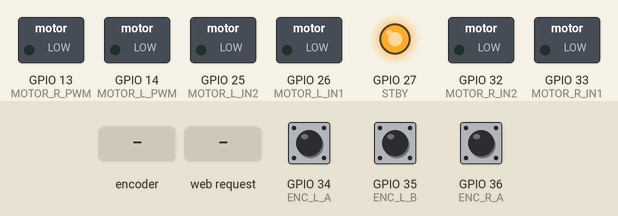
Recording of a sketch running on a simulated ESP32. On the bench: switched loads named in the sketch (green lamp = pin HIGH), output pins drawn as LEDs (lit = HIGH). Inputs (shaded band) come from the test bench; at power-on: GPIO 34 (ENC_L_A) HIGH, GPIO 35 (ENC_L_B) HIGH, GPIO 36 (ENC_R_A) HIGH. WiFi joins after 1.5 s; servers stay silent unless stated; what the sketch prints to the serial monitor is not drawn.

Above: at 2.7 s.
2.8 s: rotary encoder on GPIO 34 (ENC_L_A) / GPIO 35 (ENC_L_B) turned 1 step (first pin leading)
At 4.1 s:
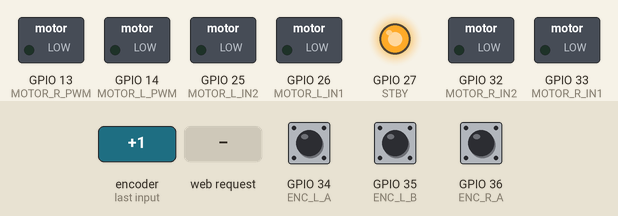
4.5 s: HTTP request GET /forward received
At 4.8 s:
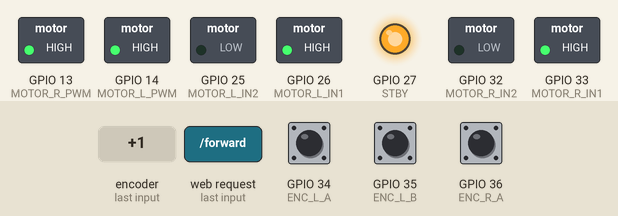
6.0 s: HTTP request GET /backward received
At 7.2 s:
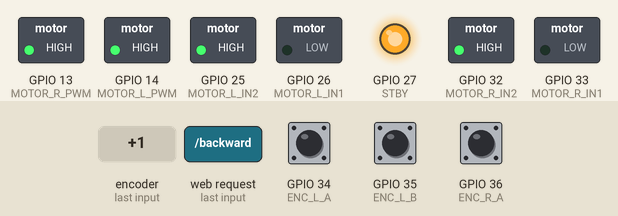
7.5 s: HTTP request GET /left received
At 8.7 s:
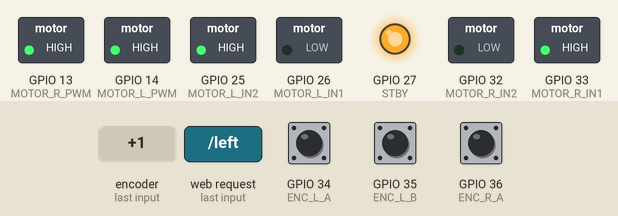
9.0 s: HTTP request GET /right received
At 9.7 s:
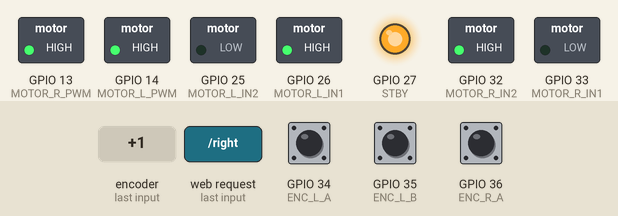
10.5 s: HTTP request GET /stop received
At 11.5 s:
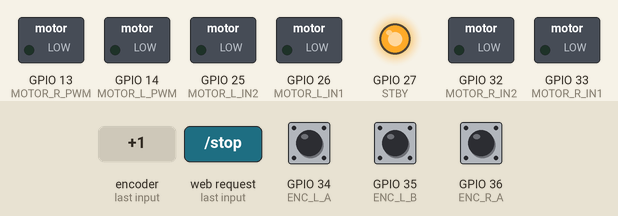
Timing chart, 0 to 13.0 s (numbered marks = the images above; inputs shaded):
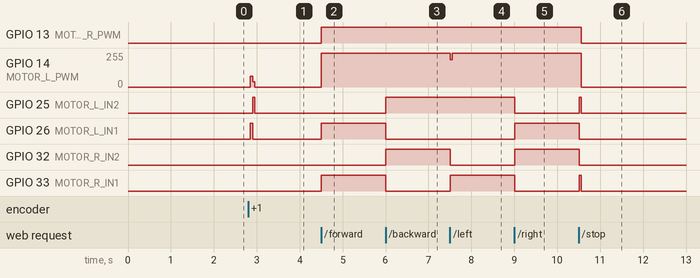

Measured:
- after the input at 2.8 s, GPIO 14 (MOTOR_L_PWM): 0/255 → 80/255 after 0.05 s, → 38/255 0.05 s later, → 0/255 0.05 s later; GPIO 25 (MOTOR_L_IN2): LOW → HIGH after 0.10 s, → LOW 0.05 s later; GPIO 26 (MOTOR_L_IN1): LOW → HIGH after 0.05 s, → LOW 0.05 s later
- after the input at 4.5 s, GPIO 13 (MOTOR_R_PWM), GPIO 26 (MOTOR_L_IN1), GPIO 33 (MOTOR_R_IN1): LOW → HIGH at once; GPIO 14 (MOTOR_L_PWM): 0/255 → 255/255 at once
- after the input at 6.0 s, GPIO 25 (MOTOR_L_IN2), GPIO 32 (MOTOR_R_IN2): LOW → HIGH at once; GPIO 26 (MOTOR_L_IN1), GPIO 33 (MOTOR_R_IN1): HIGH → LOW at once
- after the input at 7.5 s, GPIO 14 (MOTOR_L_PWM): 255/255 → 204/255 at once, → 255/255 0.05 s later; GPIO 32 (MOTOR_R_IN2): HIGH → LOW at once; GPIO 33 (MOTOR_R_IN1): LOW → HIGH at once
- after the input at 9.0 s, GPIO 25 (MOTOR_L_IN2), GPIO 33 (MOTOR_R_IN1): HIGH → LOW at once; GPIO 26 (MOTOR_L_IN1), GPIO 32 (MOTOR_R_IN2): LOW → HIGH at once
- after the input at 10.5 s, GPIO 13 (MOTOR_R_PWM): HIGH → LOW after 0.06 s; GPIO 14 (MOTOR_L_PWM): 255/255 → 0/255 after 0.06 s; GPIO 25 (MOTOR_L_IN2), GPIO 33 (MOTOR_R_IN1): LOW → HIGH at once, → LOW 0.05 s later; GPIO 26 (MOTOR_L_IN1), GPIO 32 (MOTOR_R_IN2): HIGH → LOW at once

The sketch:

rover.ino
```cpp
#include <WiFi.h>
#include <WebServer.h>

#define STBY        27

#define MOTOR_L_IN1 26
#define MOTOR_L_IN2 25
#define MOTOR_L_PWM 14

#define MOTOR_R_IN1 33
#define MOTOR_R_IN2 32
#define MOTOR_R_PWM 13

// 34-39 are input only, which is all an encoder needs. no internal
// pull-ups on them though
#define ENC_L_A     34
#define ENC_L_B     35
#define ENC_R_A     36
#define ENC_R_B     39

#define TRIG_PIN    5
#define ECHO_PIN    18  // echo is 5 V, goes through a 1k/2k divider

const char* WIFI_SSID = "YOUR_WIFI_NAME";
const char* WIFI_PASSWORD = "YOUR_WIFI_PASSWORD";

const float DRIVE_SPEED = 300.0;  // ticks/s
const float TURN_SPEED = 200.0;

volatile long encoderCountLeft = 0;
volatile long encoderCountRight = 0;

// has to sit above the first function. the IDE auto-generates prototypes
// at the top of the file and computePID's one breaks if it can't see this
struct PIDController {
  float kp;
  float ki;
  float kd;
  float integral = 0;
  float lastError = 0;
};

// placeholders. the sim in sim/ says these are far too high for the N20s
PIDController pidLeft  = {2.0, 0.5, 0.1};
PIDController pidRight = {2.0, 0.5, 0.1};

WebServer server(80);
float targetSpeedLeft = 0;
float targetSpeedRight = 0;
long lastEncoderLeft = 0;
long lastEncoderRight = 0;

float computePID(PIDController &pid, float setpoint, float actual, float dt) {
  float error = setpoint - actual;
  pid.integral += error * dt;  // no anti-windup yet
  float derivative = (error - pid.lastError) / dt;
  pid.lastError = error;
  return pid.kp * error + pid.ki * pid.integral + pid.kd * derivative;
}

// counts rising edges of A only, so one tick per pulse. B gives direction
void IRAM_ATTR onLeftEncoderA() {
  if (digitalRead(ENC_L_B)) encoderCountLeft++;
  else encoderCountLeft--;
}

void IRAM_ATTR onRightEncoderA() {
  if (digitalRead(ENC_R_B)) encoderCountRight++;
  else encoderCountRight--;
}

void handleRoot() {
  String html =
    "<!DOCTYPE html><html><body style='text-align:center;font-family:sans-serif;'>"
    "<h2>Rover Control</h2>"
    "<button onclick=\"fetch('/forward')\" style='font-size:24px;padding:20px;'>Forward</button><br><br>"
    "<button onclick=\"fetch('/left')\" style='font-size:24px;padding:20px;'>Left</button>"
    "<button onclick=\"fetch('/stop')\" style='font-size:24px;padding:20px;'>Stop</button>"
    "<button onclick=\"fetch('/right')\" style='font-size:24px;padding:20px;'>Right</button><br><br>"
    "<button onclick=\"fetch('/backward')\" style='font-size:24px;padding:20px;'>Backward</button>"
    "</body></html>";
  server.send(200, "text/html", html);
}

// TODO: nothing zeroes these if the phone drops, the rover keeps going
void setTargets(float left, float right) {
  targetSpeedLeft = left;
  targetSpeedRight = right;
  server.send(200, "text/plain", "OK");
}

void handleForward()  { setTargets(DRIVE_SPEED, DRIVE_SPEED); }
void handleBackward() { setTargets(-DRIVE_SPEED, -DRIVE_SPEED); }
void handleLeft()     { setTargets(-TURN_SPEED, TURN_SPEED); }
void handleRight()    { setTargets(TURN_SPEED, -TURN_SPEED); }
void handleStop()     { setTargets(0, 0); }

void setMotorSpeed(uint8_t in1, uint8_t in2, uint8_t pwmPin, int speed) {
  speed = constrain(speed, -255, 255);
  if (speed > 0) {
    digitalWrite(in1, HIGH);
    digitalWrite(in2, LOW);
  } else if (speed < 0) {
    digitalWrite(in1, LOW);
    digitalWrite(in2, HIGH);
  } else {
    digitalWrite(in1, LOW);  // coast, not brake
    digitalWrite(in2, LOW);
  }
  analogWrite(pwmPin, abs(speed));
}

void updatePID() {
  static unsigned long lastTime = 0;
  unsigned long now = millis();
  unsigned long dtMs = now - lastTime;
  // one tick in a 50 ms window is 20 ticks/s, shorter would be mostly noise
  if (dtMs < 50) return;

  // first call after boot has dt = millis() since lastTime starts at 0
  float dt = dtMs / 1000.0;
  lastTime = now;

  long deltaLeft = encoderCountLeft - lastEncoderLeft;
  long deltaRight = encoderCountRight - lastEncoderRight;
  lastEncoderLeft = encoderCountLeft;
  lastEncoderRight = encoderCountRight;

  float outputLeft  = computePID(pidLeft,  targetSpeedLeft,  deltaLeft / dt,  dt);
  float outputRight = computePID(pidRight, targetSpeedRight, deltaRight / dt, dt);

  setMotorSpeed(MOTOR_L_IN1, MOTOR_L_IN2, MOTOR_L_PWM, (int)outputLeft);
  setMotorSpeed(MOTOR_R_IN1, MOTOR_R_IN2, MOTOR_R_PWM, (int)outputRight);
}

void readDistance() {
  // TODO
}

void setup() {
  Serial.begin(115200);

  pinMode(STBY, OUTPUT);
  pinMode(MOTOR_L_IN1, OUTPUT);
  pinMode(MOTOR_L_IN2, OUTPUT);
  pinMode(MOTOR_L_PWM, OUTPUT);
  pinMode(MOTOR_R_IN1, OUTPUT);
  pinMode(MOTOR_R_IN2, OUTPUT);
  pinMode(MOTOR_R_PWM, OUTPUT);

  pinMode(ENC_L_A, INPUT);
  pinMode(ENC_L_B, INPUT);
  pinMode(ENC_R_A, INPUT);
  pinMode(ENC_R_B, INPUT);
  attachInterrupt(digitalPinToInterrupt(ENC_L_A), onLeftEncoderA, RISING);
  attachInterrupt(digitalPinToInterrupt(ENC_R_A), onRightEncoderA, RISING);

  pinMode(TRIG_PIN, OUTPUT);
  pinMode(ECHO_PIN, INPUT);

  digitalWrite(STBY, HIGH);  // driver ignores everything while this is low

  WiFi.begin(WIFI_SSID, WIFI_PASSWORD);
  Serial.print("Connecting to WiFi");
  while (WiFi.status() != WL_CONNECTED) {
    delay(500);
    Serial.print(".");
  }
  Serial.println();
  Serial.print("http://");
  Serial.println(WiFi.localIP());

  server.on("/", handleRoot);
  server.on("/forward", handleForward);
  server.on("/backward", handleBackward);
  server.on("/left", handleLeft);
  server.on("/right", handleRight);
  server.on("/stop", handleStop);
  server.begin();
}

void loop() {
  server.handleClient();
  updatePID();
  readDistance();

  static unsigned long lastPrintTime = 0;
  if (millis() - lastPrintTime >= 500) {
    lastPrintTime = millis();
    Serial.print("L: ");
    Serial.print(encoderCountLeft);
    Serial.print("  R: ");
    Serial.println(encoderCountRight);
  }
}
```
